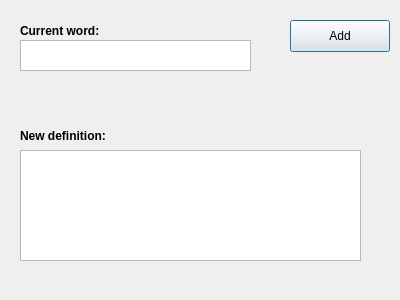
<?xml version="1.0" encoding="UTF-8"?>
<ui version="4.0">
 <class>addNewWord</class>
 <widget class="QDialog" name="addNewWord">
  <property name="geometry">
   <rect>
    <x>0</x>
    <y>0</y>
    <width>400</width>
    <height>300</height>
   </rect>
  </property>
  <property name="windowTitle">
   <string>Dialog</string>
  </property>
  <widget class="QLabel" name="label_3">
   <property name="geometry">
    <rect>
     <x>20</x>
     <y>120</y>
     <width>101</width>
     <height>31</height>
    </rect>
   </property>
   <property name="font">
    <font>
     <family>Arial</family>
     <bold>true</bold>
    </font>
   </property>
   <property name="text">
    <string>New definition:</string>
   </property>
  </widget>
  <widget class="QTextEdit" name="definitionInput">
   <property name="geometry">
    <rect>
     <x>20</x>
     <y>150</y>
     <width>341</width>
     <height>111</height>
    </rect>
   </property>
  </widget>
  <widget class="QLabel" name="label">
   <property name="geometry">
    <rect>
     <x>20</x>
     <y>20</y>
     <width>91</width>
     <height>21</height>
    </rect>
   </property>
   <property name="font">
    <font>
     <family>Arial</family>
     <bold>true</bold>
    </font>
   </property>
   <property name="text">
    <string>Current word:</string>
   </property>
  </widget>
  <widget class="QTextEdit" name="wordInput">
   <property name="geometry">
    <rect>
     <x>20</x>
     <y>40</y>
     <width>231</width>
     <height>31</height>
    </rect>
   </property>
   <property name="verticalScrollBarPolicy">
    <enum>Qt::ScrollBarAlwaysOff</enum>
   </property>
  </widget>
  <widget class="QPushButton" name="pushButton">
   <property name="geometry">
    <rect>
     <x>290</x>
     <y>20</y>
     <width>100</width>
     <height>32</height>
    </rect>
   </property>
   <property name="text">
    <string>Add</string>
   </property>
  </widget>
  <widget class="QLabel" name="status">
   <property name="geometry">
    <rect>
     <x>20</x>
     <y>90</y>
     <width>351</width>
     <height>21</height>
    </rect>
   </property>
   <property name="font">
    <font>
     <family>Arial</family>
     <bold>true</bold>
    </font>
   </property>
   <property name="text">
    <string/>
   </property>
  </widget>
 </widget>
 <resources/>
 <connections/>
</ui>
